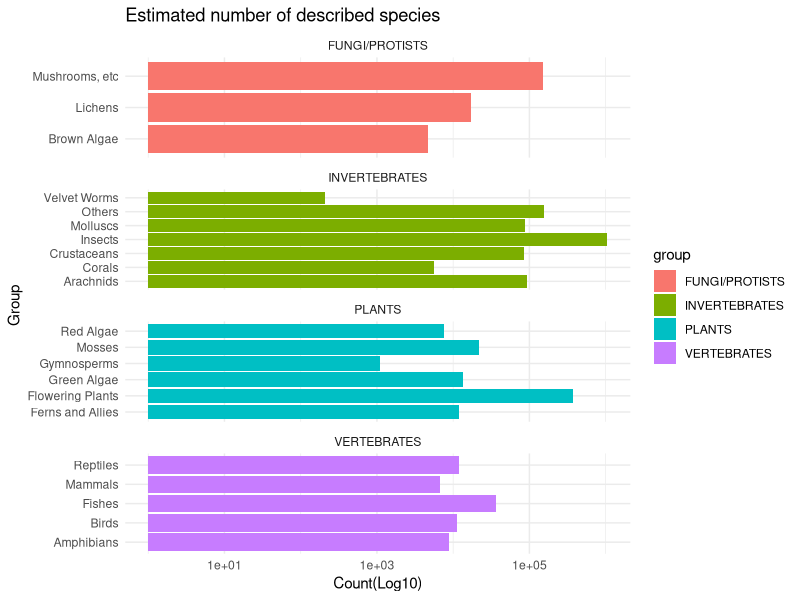
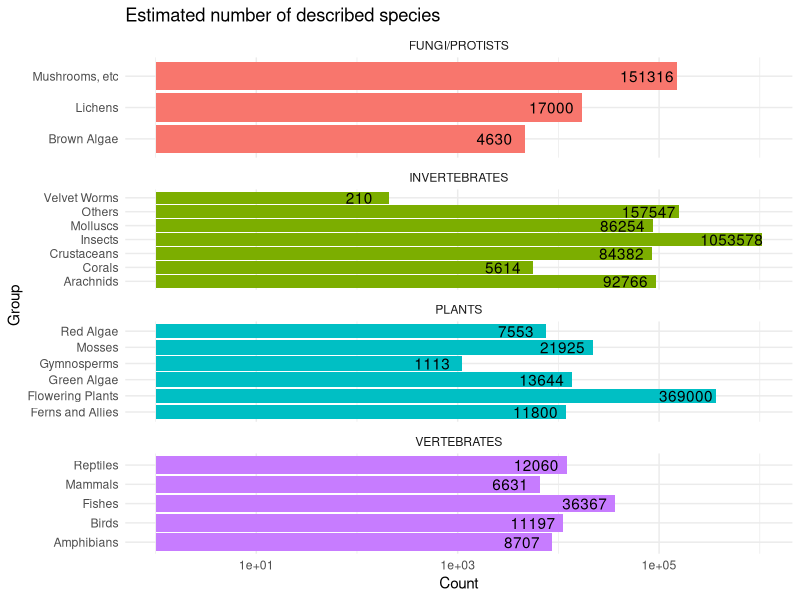
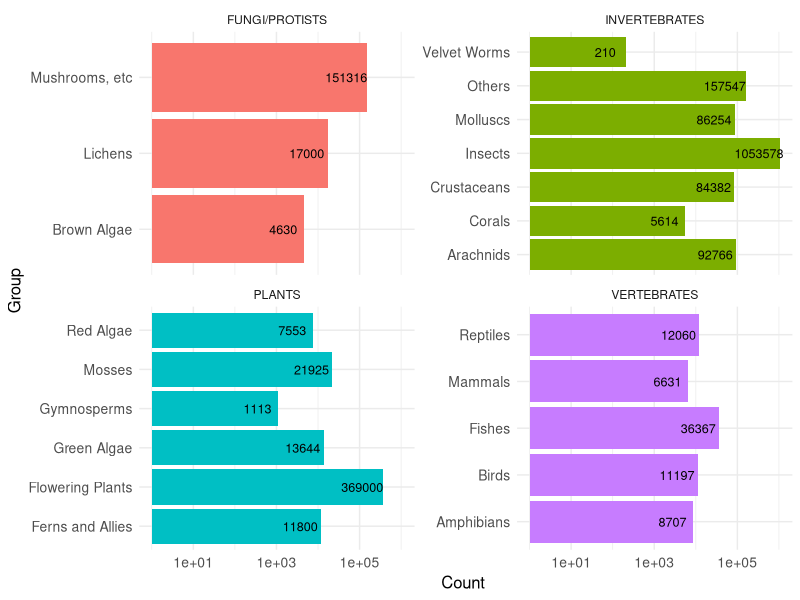
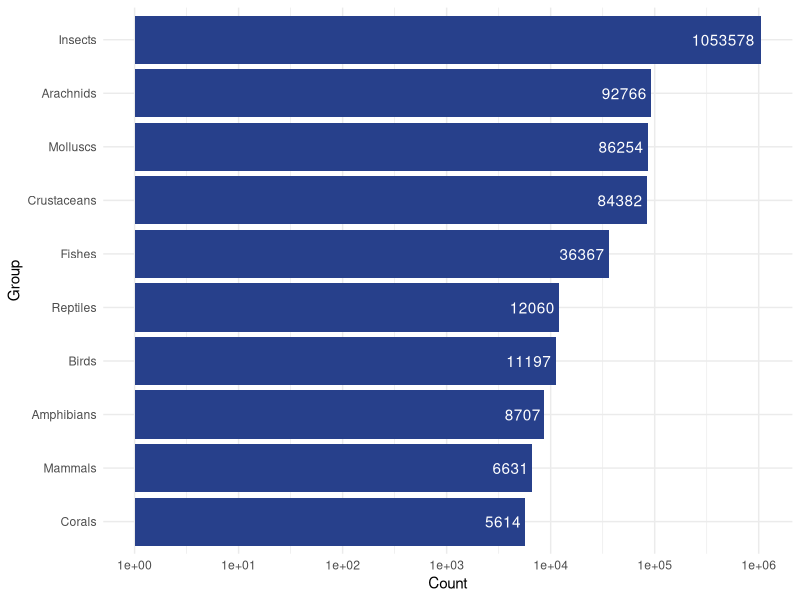

These figures' R source, in order:
## ---- chunk 1
library(readr)
library(tidyverse)
## ---- chunk 2
library(readr)
DataPlot <- read_csv("DataPlot.csv")
View(DataPlot)
## ---- chunk 3
ggplot(DataPlot, aes(x = count, y = main, fill = group)) +
  geom_bar(stat = "identity") +
  facet_wrap(~ group, scales = "free_y", ncol = 1) + 
  scale_x_log10() +
  theme(axis.text.x = element_text(angle = 90, vjust = 0.5, hjust=1)) +
  labs(title = "Estimated number of described species",
       x = "Count(Log10)",
       y = "Group") +
  theme_minimal()
## ---- chunk 4
ggplot(DataPlot, aes(x = count, y = main, fill = group)) +
  geom_bar(stat = "identity", show.legend = FALSE) +
  geom_text(aes(label = count),nudge_x=-0.3) +
  facet_wrap(~ group, scales = "free_y", ncol = 1) +
  scale_x_log10() +
  theme(axis.text.x = element_text(angle = 90, vjust = 0.5, hjust=1)) +
  labs(title = "Estimated number of described species",
       x = "Count",
       y = "Group") +
  theme_minimal()
## ---- chunk 5
library(ggplot2)
library(viridis)

ggplot(DataPlot, aes(x = count, y = main, fill = group)) +
  geom_bar(stat = "identity", show.legend = FALSE) +
  geom_text(aes(label = count), nudge_x = -0.5, size = 3.2) +  
  facet_wrap(~ group, scales = "free_y", ncol = 2, nrow = 2) +  
  scale_x_log10() +
  theme(axis.text.x = element_text(angle = 90, vjust = 0.5, hjust = 1)) +
  labs(
    x = "Count ",
    y = "Group"
  ) +
  theme_minimal() +
  theme(
    plot.title = element_text(size = 16, face = "bold"),
    plot.subtitle = element_text(size = 12),
    axis.title = element_text(size = 12),
    axis.text = element_text(size = 10)
  )
## ---- chunk 6
species <- read.csv("speciescount.csv")
View(species)
## ---- chunk 7
ggplot(species, aes(x = count, y = reorder(main, count))) +
  geom_bar(stat = "identity", show.legend = FALSE, fill = "royalblue4") +
  geom_text(aes(label = count), hjust = 1.1, color = "white") + # Adjust text position
  scale_x_continuous(trans = "log10", breaks = c(1, 10, 100, 1000, 10000, 100000, 1000000)) + # Log scale
  theme(axis.text.x = element_text(angle = 90, vjust = 0.5, hjust = 0.5),
        plot.title.position = "plot", # Center title
        plot.margin = margin(20, 20, 20, 20, "pt")) + # Adjust margins
  labs(x = "Count", y = "Group") +
  theme_minimal()


